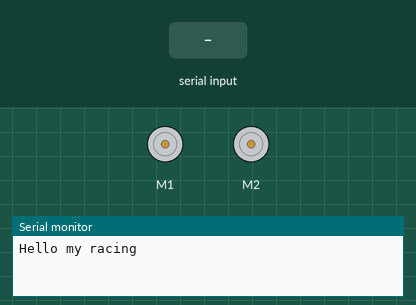
Simulated run of this sketch. Board: Arduino Uno, built with avr-gcc and run on an emulated ATmega328P. On the bench: 2 × DC motor (green arrow = forward, orange = backward, longer = faster), the last lines printed to the serial monitor. The test bench sets the inputs (shaded band).

Above: at 1.2 s.
1.3 s: "1" received over Serial
At 1.8 s:
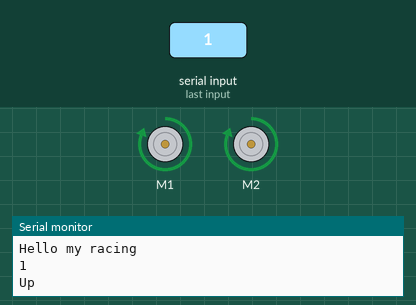
2.8 s: "2" received over Serial
At 4.0 s:
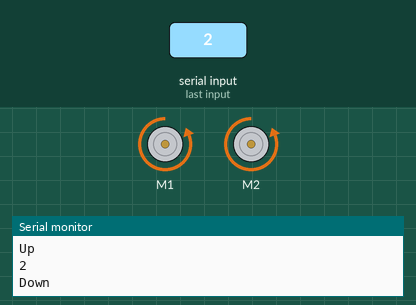
4.3 s: "3" received over Serial
At 5.3 s:
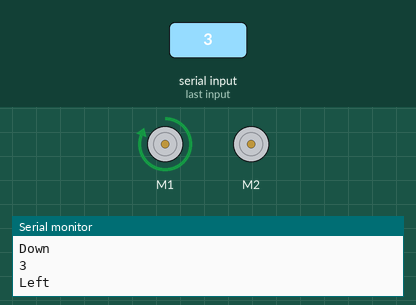
5.8 s: "4" received over Serial
At 6.4 s:
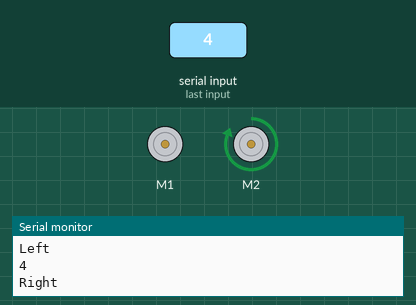
Timing chart, 0 to 8.3 s (numbered marks = the images above; inputs shaded):
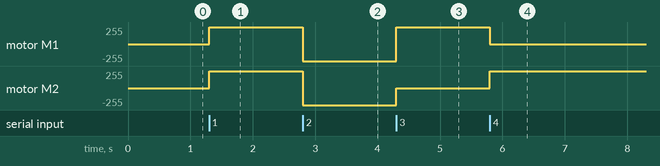

The sketch:

Station.ino
```cpp
#include <AFMotor.h>

int dir;
AF_DCMotor motor1(1, MOTOR12_64KHZ);
AF_DCMotor motor2(2, MOTOR12_64KHZ);
AF_DCMotor motor(2);
static char text_send ;
void setup() {

  Serial.begin(115200);           // mở cổng Serial monitor 9600 bps
  Serial.println("Hello my racing");
  while (!Serial) {
    ; // wait for serial port to connect. Needed for native USB port only
  }
  motor1.setSpeed(255);  // Set motor 1 to maximum speed
  motor2.setSpeed(255);
}

void loop() {
  if (Serial.available()) {
    text_send = Serial.read();
    Serial.println(text_send);
    dir = text_send;
    switch (dir) {
      case '1':
        motor1.run(FORWARD);
        motor2.run(FORWARD);
        Serial.println("Up");
        break;
      case '2':
        motor1.run(BACKWARD);
        motor2.run(BACKWARD);
        Serial.println("Down");
        break;
      case '3':
        motor1.run(FORWARD);
        motor2.run(RELEASE);
        Serial.println("Left");
        break;
      case '4':
        motor1.run(RELEASE);
        motor2.run(FORWARD);
        Serial.println("Right");
        break;
      case '5':
        motor1.run(RELEASE);
        motor2.run(RELEASE);
        Serial.println("Stop");
        break;
      default:
        motor1.run(RELEASE);
        motor2.run(RELEASE);
        break;
    }
  }

}
```

Measured:
- after the input at 1.3 s, motor M1, motor M2: stopped → forward 255/255 at once
- after the input at 2.8 s, motor M1, motor M2: forward 255/255 → backward 255/255 at once
- after the input at 4.3 s, motor M1: backward 255/255 → forward 255/255 at once; motor M2: backward 255/255 → stopped at once
- after the input at 5.8 s, motor M1: forward 255/255 → stopped at once; motor M2: stopped → forward 255/255 at once
